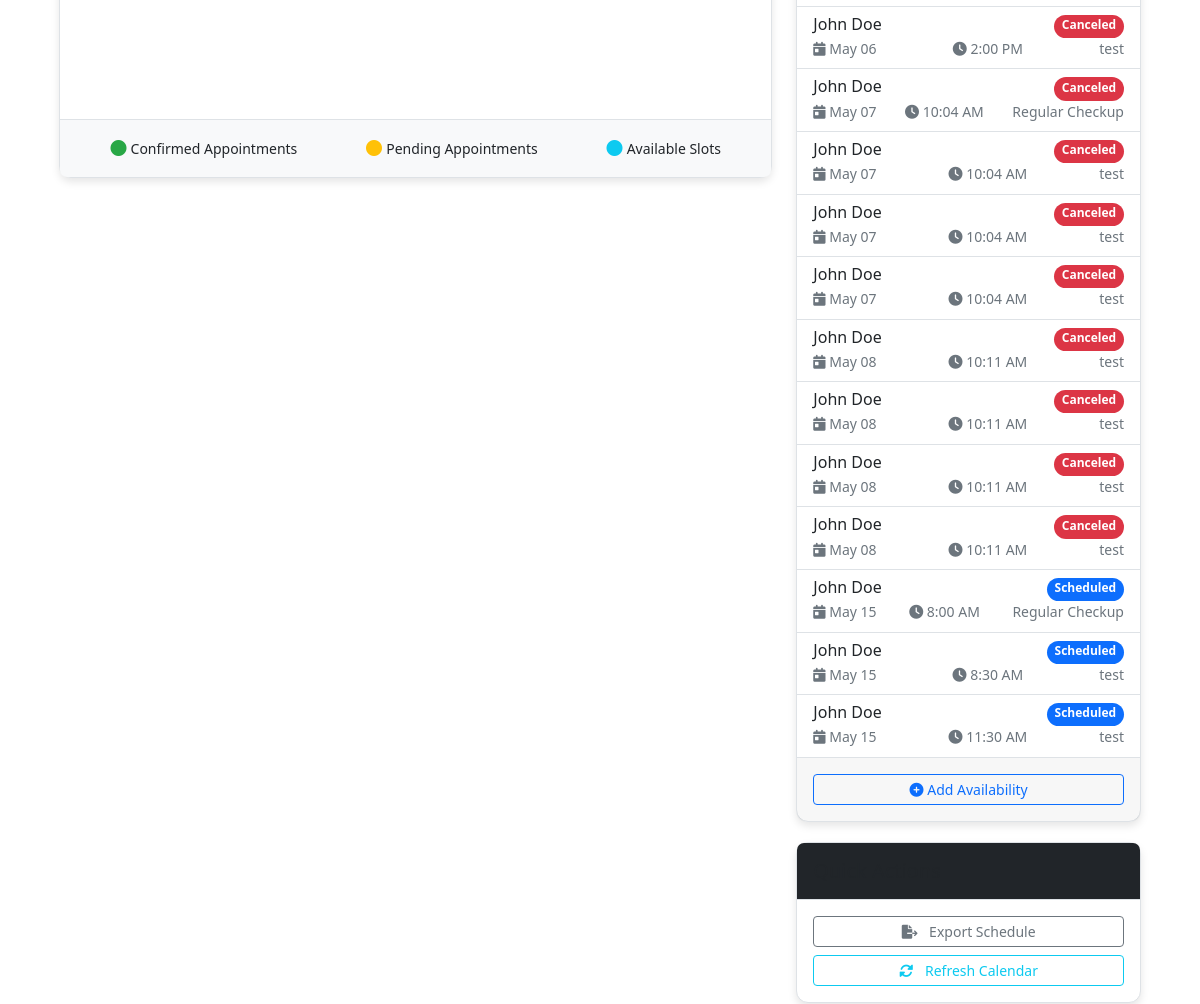
Page /index.php/provider/appointments/2 (signed in, middle part) on the earlier database version.
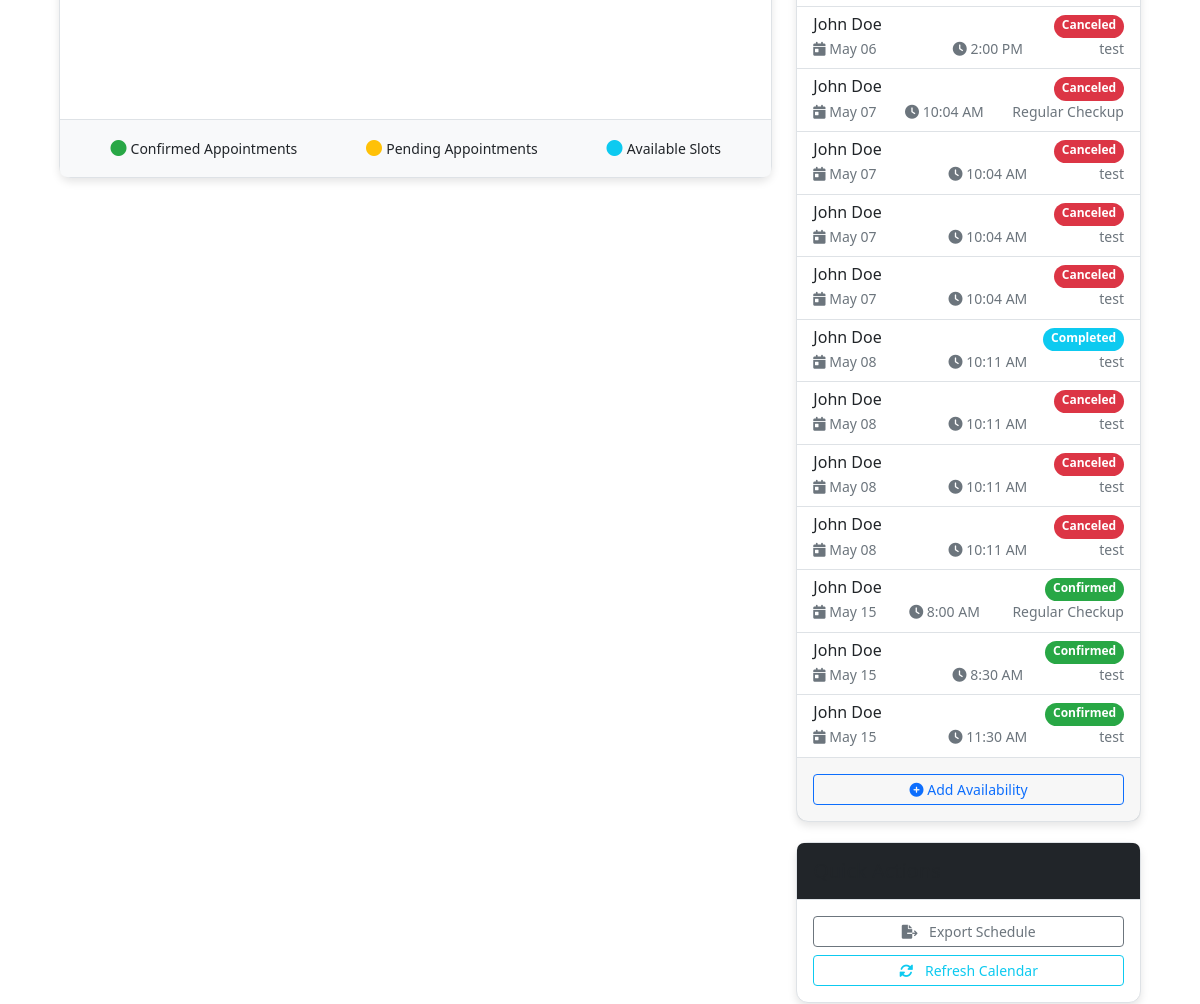
Same page on the later database version.
### tables this page shows
CREATE TABLE IF NOT EXISTS `appointments` (
  `appointment_id` int(11) NOT NULL AUTO_INCREMENT,
  `patient_id` int(11) NOT NULL,
  `provider_id` int(11) NOT NULL,
  `service_id` int(11) NOT NULL,
  `appointment_date` date NOT NULL,
  `start_time` time NOT NULL,
  `end_time` time NOT NULL,
  `status` enum('scheduled','confirmed','completed','canceled','no_show') NOT NULL DEFAULT 'scheduled',
  `type` enum('in_person','virtual','phone') NOT NULL DEFAULT 'in_person',
  `notes` text DEFAULT NULL,
  `reason` text DEFAULT NULL,
  `reminder_sent` tinyint(1) DEFAULT 0,
  `confirmed_at` datetime DEFAULT NULL,
  `canceled_at` datetime DEFAULT NULL,
  `created_at` datetime DEFAULT current_timestamp(),
  `updated_at` datetime DEFAULT current_timestamp(),
  PRIMARY KEY (`appointment_id`),
  KEY `patient_id` (`patient_id`),
  KEY `provider_id` (`provider_id`),
  KEY `service_id` (`service_id`)

);

CREATE TABLE IF NOT EXISTS `services` (
  `service_id` int(11) NOT NULL AUTO_INCREMENT,
  `name` varchar(255) NOT NULL,
  `description` text DEFAULT NULL,
  `duration` int(11) DEFAULT 30,
  `price` decimal(10,2) DEFAULT NULL,
  `is_active` tinyint(1) DEFAULT 1,
  `created_at` timestamp NOT NULL DEFAULT current_timestamp(),
  PRIMARY KEY (`service_id`)
);

### controllers/provider_controller.php (called while the page is built, shortened)
<?php
require_once MODEL_PATH . '/Provider.php';
class ProviderController {
    protected $providerModel;
    public function __construct() {
        $this->db = get_db();
        $this->providerModel = new Provider($this->db);
    }
    public function appointments() {
        $provider_id = $_SESSION['user_id'];
        $appointments = $this->providerModel->getBookedAppointments($provider_id);
        include VIEW_PATH . '/provider/appointments.php';
    }
}
?>

### public_html/bootstrap.php (called while the page is built, shortened)
<?php
require_once APP_ROOT . '/core/helpers.php';
require_once CORE_PATH . '/helpers.php';
function get_db() {
    static $db = null;
    if ($db === null) {
        if (defined('DB_HOST') && defined('DB_USER') && defined('DB_PASS') && defined('DB_NAME')) {
            $db = new mysqli(DB_HOST, DB_USER, DB_PASS, DB_NAME);
            $db->set_charset('utf8mb4');
        } else {
            throw new Exception("Database constants not defined");
        }
    }
    return $db;
}
return true;

### models/Provider.php (called while the page is built, shortened)
<?php
class Provider {
    private $db;
    public function __construct($db) {
        $this->db = $db;
    }
    public function getBookedAppointments($provider_id) {
        try {
            $stmt = $this->db->prepare("
                SELECT a.*,
                       u.first_name AS patient_first_name,
                       u.last_name AS patient_last_name,
                       CONCAT(u.first_name, ' ', u.last_name) AS patient_name,
                       s.name AS service_name
                FROM appointments a
                JOIN users u ON a.patient_id = u.user_id
                JOIN services s ON a.service_id = s.service_id
                WHERE a.provider_id = ?
                ORDER BY a.appointment_date, a.start_time
            ");
            $stmt->bind_param("i", $provider_id);
            $stmt->execute();
            $result = $stmt->get_result();
            return $result->fetch_all(MYSQLI_ASSOC) ?: [];
        } catch (Exception $e) {
            error_log("Error fetching provider appointments: " . $e->getMessage());
            return [];
        }
    }
}
?>

### core/helpers.php (called while the page is built, shortened)
<?php
function base_url($path = '') {
    $protocol = isset($_SERVER['HTTPS']) && $_SERVER['HTTPS'] !== 'off' ? 'https' : 'http';
    $host = $_SERVER['HTTP_HOST'] ?? 'localhost';
    $script_name = $_SERVER['SCRIPT_NAME'];
    $base_dir = dirname($script_name);
    $base_url = "{$protocol}://{$host}{$base_dir}";
    $base_url = rtrim($base_url, '/');
    $path = ltrim($path, '/');
    return $path ? "{$base_url}/{$path}" : $base_url;
}

### views/provider/appointments.php (the view, shortened to what the changed rows need)
<?php include VIEW_PATH . '/partials/header.php'; ?>
<div class="container provider-dashboard my-4">
    <div class="row">
        <div class="col-lg-4 mb-4">
            <div class="card shadow">
                <div class="card-body p-0">
                    <div class="list-group list-group-flush appointment-list">
                        <?php if (!empty($appointments)) : ?>
                            <?php foreach ($appointments as $appointment) :
                                $statusClass = match($appointment['status']) {
                                    'scheduled' => 'primary',
                                    'confirmed' => 'success',
                                    'canceled' => 'danger',
                                    'completed' => 'info',
                                    'no_show' => 'warning',
                                    default => 'secondary'
                                };
                            ?>
                                <a href="<?= base_url('index.php/provider/viewAppointment/' . ($appointment['id'] ?? $appointment['appointment_id'] ?? '')) ?>"
                                   class="list-group-item list-group-item-action appointment-item"
                                   data-status="<?= $appointment['status'] ?>">
                                    <div class="d-flex w-100 justify-content-between">
                                        <h6 class="mb-1"><?= htmlspecialchars($appointment['patient_name']) ?></h6>
                                        <span class="badge bg-<?= $statusClass ?>"><?= ucfirst($appointment['status']) ?></span>
                                    </div>
                                    <div class="d-flex justify-content-between align-items-center">
                                        <small class="text-muted">
                                            <i class="fas fa-calendar-day"></i> <?= date('M d', strtotime($appointment['appointment_date'])) ?>
                                        </small>
                                        <small class="text-muted">
                                            <i class="fas fa-clock"></i> <?= date('g:i A', strtotime($appointment['start_time'])) ?>
                                        </small>
                                        <small class="text-muted">
                                            <?= htmlspecialchars($appointment['service_name'] ?? 'Consultation') ?>
                                        </small>
                                    </div>
                                </a>
                            <?php endforeach; ?>
                        <?php endif; ?>
                    </div>
                </div>
            </div>
        </div>
    </div>
</div>
<?php include VIEW_PATH . '/partials/footer.php'; ?>

Differences in the rows shown:
changed appointments: status "Canceled" → "Completed"
changed appointments "8:00 AM": status "Scheduled" → "Confirmed"
changed appointments "8:30 AM": status "Scheduled" → "Confirmed"
changed appointments "11:30 AM": status "Scheduled" → "Confirmed"
